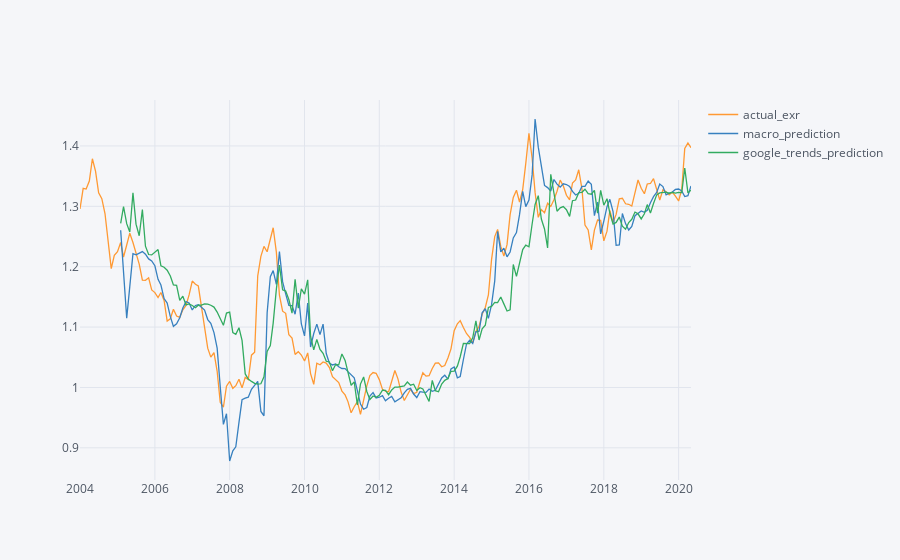

Notebook code cell kept with this figure:
### Code cell
df[['actual_exr','macro_prediction','google_trends_prediction']].iplot()

### Figure 1 — Plotly figure (JSON) as saved in the notebook; plotly's stock layout.template omitted (floating-point values rounded to 4 significant figures; data arrays with more than 128 entries replaced by an {"elided": "..."} marker saying what was removed)
{"data": [{"line": {"color": "rgba(255, 153, 51, 1.0)", "dash": "solid", "shape": "linear", "width": 1.3}, "mode": "lines", "name": "actual_exr", "text": "", "type": "scatter", "x": {"elided": "197 str values"}, "y": {"elided": "197 float values"}}, {"line": {"color": "rgba(55, 128, 191, 1.0)", "dash": "solid", "shape": "linear", "width": 1.3}, "mode": "lines", "name": "macro_prediction", "text": "", "type": "scatter", "x": {"elided": "197 str values"}, "y": {"elided": "197 mixed values"}}, {"line": {"color": "rgba(50, 171, 96, 1.0)", "dash": "solid", "shape": "linear", "width": 1.3}, "mode": "lines", "name": "google_trends_prediction", "text": "", "type": "scatter", "x": {"elided": "197 str values"}, "y": {"elided": "197 mixed values"}}], "layout": {"legend": {"bgcolor": "#F5F6F9", "font": {"color": "#4D5663"}}, "paper_bgcolor": "#F5F6F9", "plot_bgcolor": "#F5F6F9", "title": {"font": {"color": "#4D5663"}}, "xaxis": {"gridcolor": "#E1E5ED", "showgrid": true, "tickfont": {"color": "#4D5663"}, "title": {"font": {"color": "#4D5663"}, "text": ""}, "zerolinecolor": "#E1E5ED"}, "yaxis": {"gridcolor": "#E1E5ED", "showgrid": true, "tickfont": {"color": "#4D5663"}, "title": {"font": {"color": "#4D5663"}, "text": ""}, "zerolinecolor": "#E1E5ED"}}}
